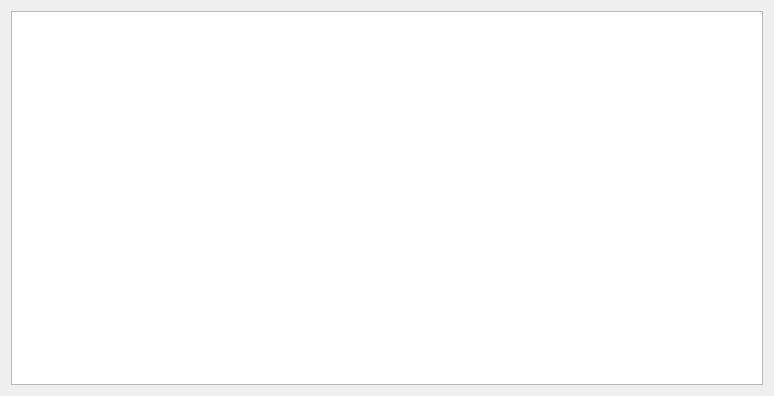
<?xml version="1.0" encoding="UTF-8"?>
<ui version="4.0">
 <class>StratLog</class>
 <widget class="QWidget" name="StratLog">
  <property name="geometry">
   <rect>
    <x>0</x>
    <y>0</y>
    <width>774</width>
    <height>396</height>
   </rect>
  </property>
  <property name="windowTitle">
   <string>Form</string>
  </property>
  <layout class="QGridLayout" name="gridLayout">
   <item row="0" column="0">
    <widget class="QTableView" name="logsTableView">
     <property name="editTriggers">
      <set>QAbstractItemView::NoEditTriggers</set>
     </property>
     <property name="selectionBehavior">
      <enum>QAbstractItemView::SelectRows</enum>
     </property>
     <property name="showGrid">
      <bool>false</bool>
     </property>
     <property name="wordWrap">
      <bool>false</bool>
     </property>
     <attribute name="horizontalHeaderHighlightSections">
      <bool>false</bool>
     </attribute>
     <attribute name="verticalHeaderVisible">
      <bool>false</bool>
     </attribute>
    </widget>
   </item>
  </layout>
 </widget>
 <resources/>
 <connections/>
</ui>
